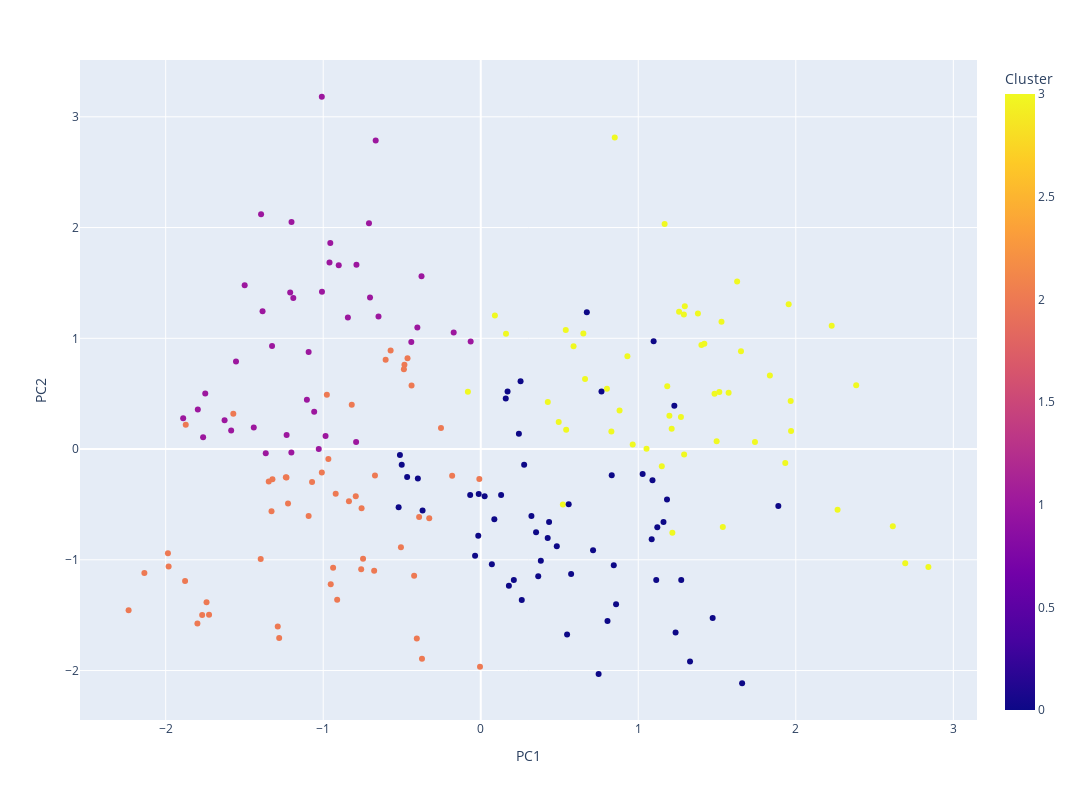

The notebook cell this image was saved under:
### Markdown cell above
Ahora que sabemos lo que represanta cada componente en el espacio original de las variables, necesitamos un conjunto de datos que contenga las columnas *PC1*,*PC2* y *Cluster* para realizar la representación de los clientes por grupos propuestos e interpretar las características de los grupos en el espacio de las componentes.

### Code cell
# Creación dataset dimensión reducida
df_reducido = pd.DataFrame()

df_reducido["PC1"] = pca_model.results['PC']["PC1"]
df_reducido["PC2"] = pca_model.results['PC']["PC2"]
df_reducido["Cluster"] = modelo_kmeans.labels_.astype(int)
# Representación de grupos en espacio de componentes
fig = px.scatter(df_reducido,x = "PC1", y = "PC2", color = "Cluster")
fig.update_layout(width=1075, height=800)
fig.show()

### Figure 1 — Plotly figure (JSON) as saved in the notebook; plotly's stock layout.template omitted (floating-point values rounded to 4 significant figures; data arrays with more than 128 entries replaced by an {"elided": "..."} marker saying what was removed)
{"data": [{"hovertemplate": "PC1=%{x}<br>PC2=%{y}<br>Cluster=%{marker.color}<extra></extra>", "legendgroup": "", "marker": {"color": {"elided": "200 int values"}, "coloraxis": "coloraxis", "symbol": "circle"}, "mode": "markers", "name": "", "orientation": "v", "showlegend": false, "type": "scatter", "x": {"elided": "200 float values"}, "xaxis": "x", "y": {"elided": "200 float values"}, "yaxis": "y"}], "layout": {"coloraxis": {"colorbar": {"title": {"text": "Cluster"}}, "colorscale": [[0, "#0d0887"], [0.1111, "#46039f"], [0.2222, "#7201a8"], [0.3333, "#9c179e"], [0.4444, "#bd3786"], [0.5556, "#d8576b"], [0.6667, "#ed7953"], [0.7778, "#fb9f3a"], [0.8889, "#fdca26"], [1, "#f0f921"]]}, "height": 800, "legend": {"tracegroupgap": 0}, "margin": {"t": 60}, "width": 1075, "xaxis": {"anchor": "y", "autorange": true, "domain": [0, 1], "range": [-2.544, 3.15], "title": {"text": "PC1"}, "type": "linear"}, "yaxis": {"anchor": "x", "autorange": true, "domain": [0, 1], "range": [-2.446, 3.513], "title": {"text": "PC2"}, "type": "linear"}}}
